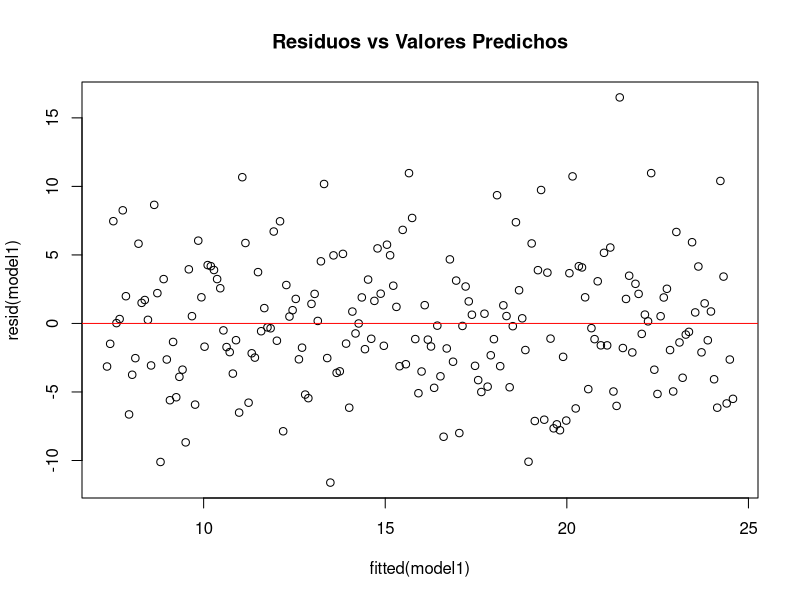
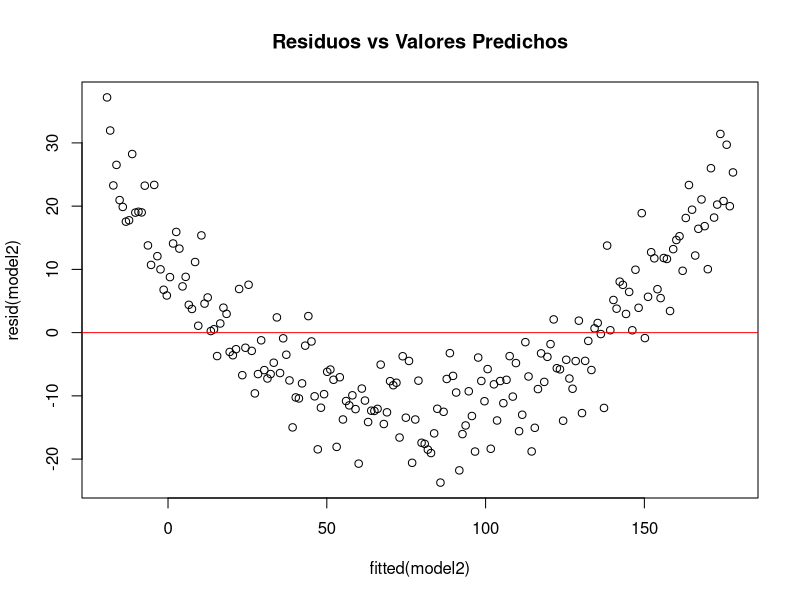
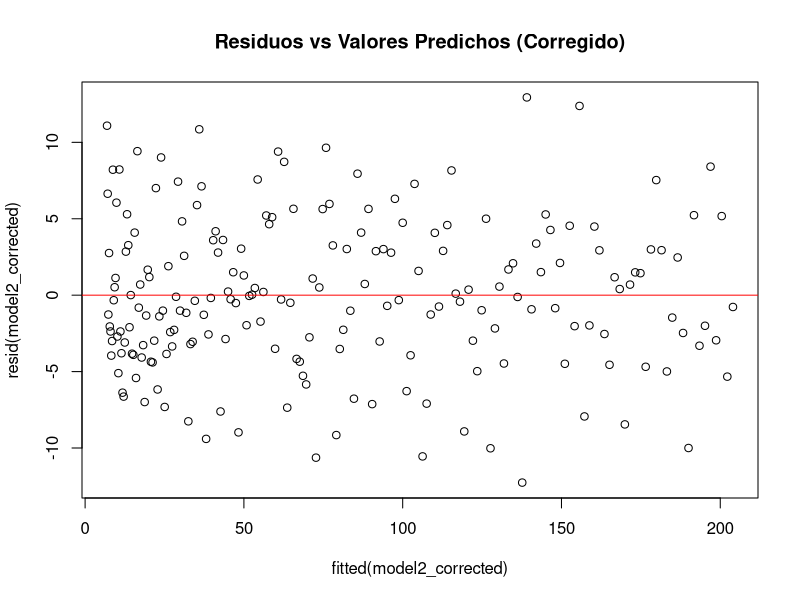
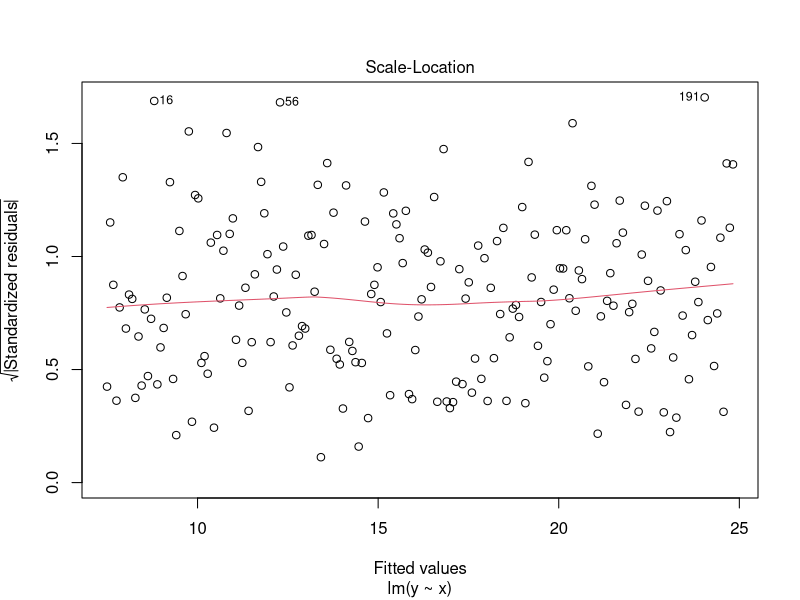
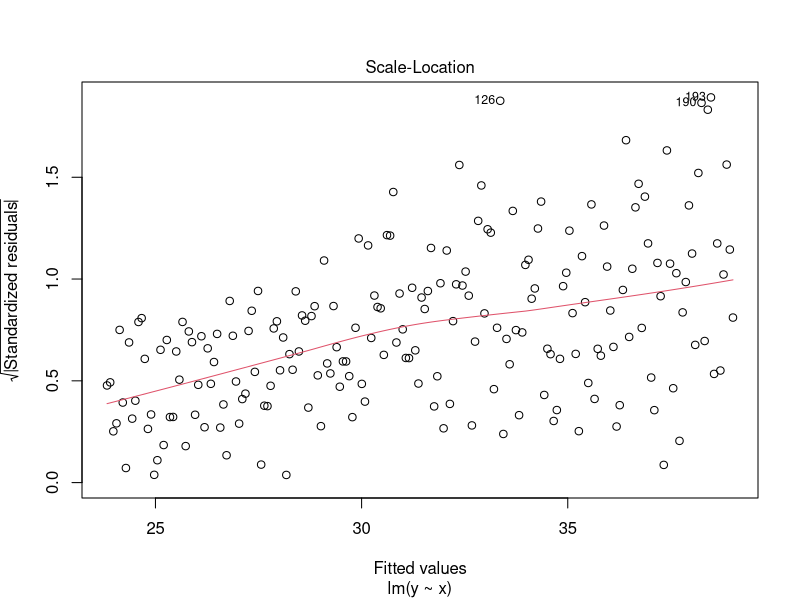
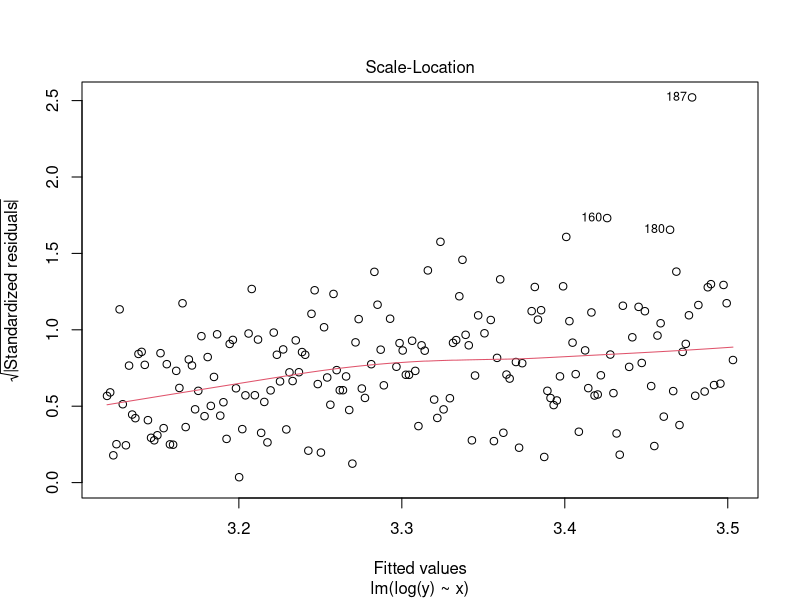
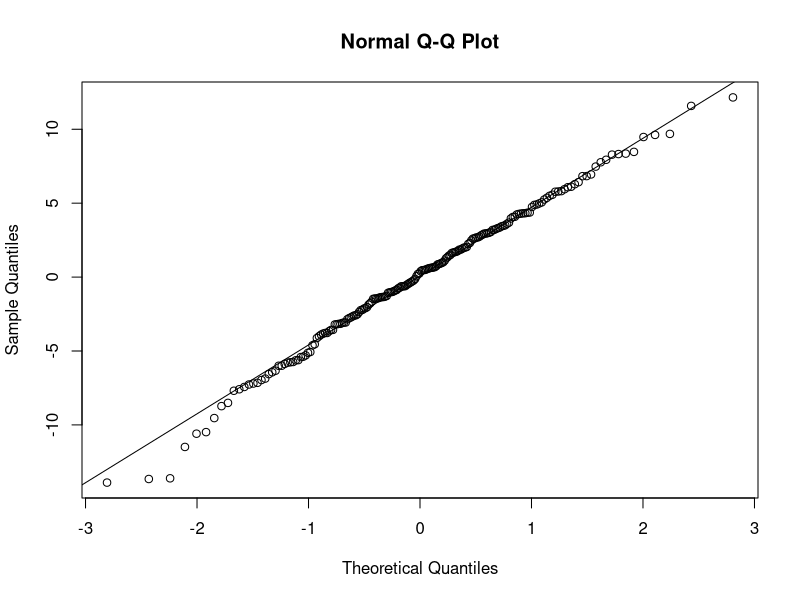
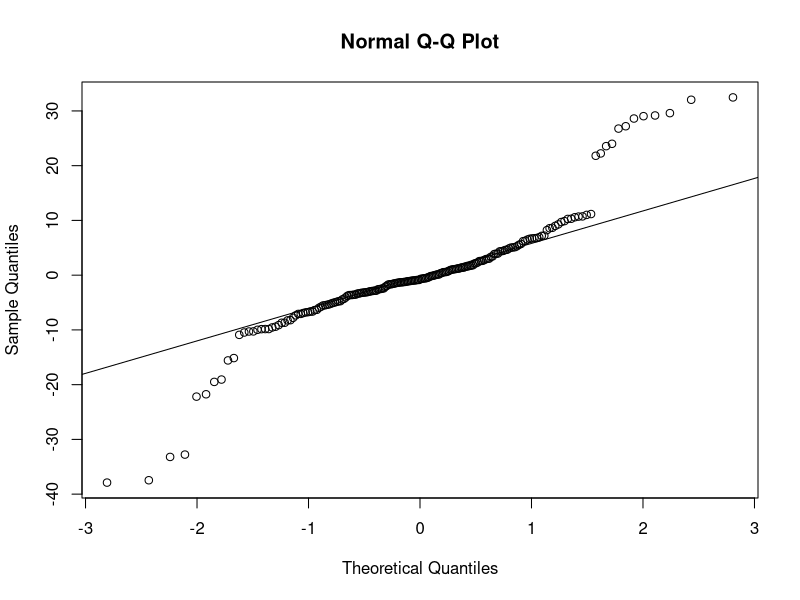

These figures' R source, in order:
## ---- chunk 1
#| message: false

# Ejemplo donde se cumple el supuesto
set.seed(123)
n<- 200
x <- seq(1, 10, length.out = n)
y <- 5 + 2 * x + rnorm(n, 0, 5)
model1 <- lm(y ~ x)
plot(fitted(model1), resid(model1), main = "Residuos vs Valores Predichos")
abline(h = 0, col = "red")

# Ejemplo donde no se cumple el supuesto
y <- 5 + 2 * x^2 + rnorm(n, 0, 5)
model2 <- lm(y ~ x)
plot(fitted(model2), resid(model2), main = "Residuos vs Valores Predichos")
abline(h = 0, col = "red")

# Prueba de RESET de Ramsey
library(lmtest)
resettest(model1)
resettest(model2)
## ---- chunk 2

# Ajuste con términos polinomiales
model2_corrected <- lm(y ~ poly(x, 2))
plot(fitted(model2_corrected), resid(model2_corrected), main = "Residuos vs Valores Predichos (Corregido)")
abline(h = 0, col = "red")
## ---- chunk 3

# Ejemplo donde se cumple el supuesto
y <- 5 + 2 * x + rnorm(n, 0, 5)
model1 <- lm(y ~ x)
dwtest(model1)
bgtest(model1)

# Ejemplo donde no se cumple el supuesto
y[1] <- 5 + 2 * x[1] + rnorm(1, 0, 5)
for (i in 2:n) {
  y[i] <- 0.8 * y[i-1] + 2 * x[i] + rnorm(1, 0, 5)
}
model2 <- lm(y ~ x)
dwtest(model2)
bgtest(model2)
## ---- chunk 4
#| message: false

library(forecast)
model2_arima <- auto.arima(y, xreg = x)
summary(model2_arima)
## ---- chunk 5
# Ejemplo donde se cumple el supuesto
y <- 20 + 2 * x + rnorm(n, 0, 5)
mode101 <- lm(y ~ x)
plot(model1, which = 3)
bptest(model1)
gqtest(model1)

# Ejemplo donde no se cumple el supuesto
y <- 20 + 2 * x + rnorm(n, 0, 5 * x)
model2 <- lm(y ~ x)
plot(model2, which = 3)
bptest(model2)
gqtest(model2)
## ---- chunk 6

# Transformación logarítmica
model2_log <- lm(log(y) ~ x)
plot(model2_log, which = 3)

# Regresión robusta
library(MASS)
model2_robust <- rlm(y ~ x)
summary(model2_robust)
## ---- chunk 7

# Ejemplo donde se cumple el supuesto
qqnorm(resid(model1))
qqline(resid(model1))
shapiro.test(resid(model1))
ks.test(resid(model1), "pnorm", mean = mean(resid(model1)), sd = sd(resid(model1)))

# Ejemplo donde no se cumple el supuesto
y <- 5 + 2 * x + rt(100, df = 2) * 5  # Distribución t con df bajos para mayor cola
model2 <- lm(y ~ x)
qqnorm(resid(model2))
qqline(resid(model2))
shapiro.test(resid(model2))
ks.test(resid(model2), "pnorm", mean = mean(resid(model2)), sd = sd(resid(model2)))
## ---- chunk 8
#| message: false
# Transformación logarítmica
model2_log <- lm(log(y) ~ x)
qqnorm(resid(model2_log))
qqline(resid(model2_log))

# Modelos robustos
library(MASS)
model2_robust <- rlm(y ~ x)
summary(model2_robust)
## ---- chunk 9
#| message: false

# Ejemplo donde se cumple el supuesto
x1 <- rnorm(n, 50, 10)
x2 <- rnorm(n, 30, 5)
y <- 5 + 2 * x1 + 3 * x2 + rnorm(n, 0, 5)
model1 <- lm(y ~ x1 + x2)
library(car)
vif(model1)

# Ejemplo donde no se cumple el supuesto
x2 <- x1 + rnorm(n, 0, 1)  # x2 altamente correlacionada con x1
model2 <- lm(y ~ x1 + x2)
vif(model2)
## ---- chunk 10
#| message: false

# Eliminando una variable
model2_reduced <- lm(y ~ x1)
summary(model2_reduced)

# Análisis de componentes principales
library(stats)
pca <- prcomp(cbind(x1, x2), scale. = TRUE)
summary(pca)
## ---- chunk 11

# Ejemplo donde se cumple el supuesto
cooksd <- cooks.distance(model1)
plot(cooksd, type = "h", col = "blue")
abline(h = 1, col = "red")

# Ejemplo donde no se cumple el supuesto
y[100] <- 500  # Un valor atípico muy influyente
model2 <- lm(y ~ x1 + x2)
cooksd <- cooks.distance(model2)
plot(cooksd, type = "h", col = "blue")
abline(h = 1, col = "red")
## ---- chunk 12

# Eliminar la observación atípica
model2_reduced <- lm(y[-100] ~ x1[-100] + x2[-100])
summary(model2_reduced)

# Regresión robusta
model2_robust <- rlm(y ~ x1 + x2)
summary(model2_robust)
